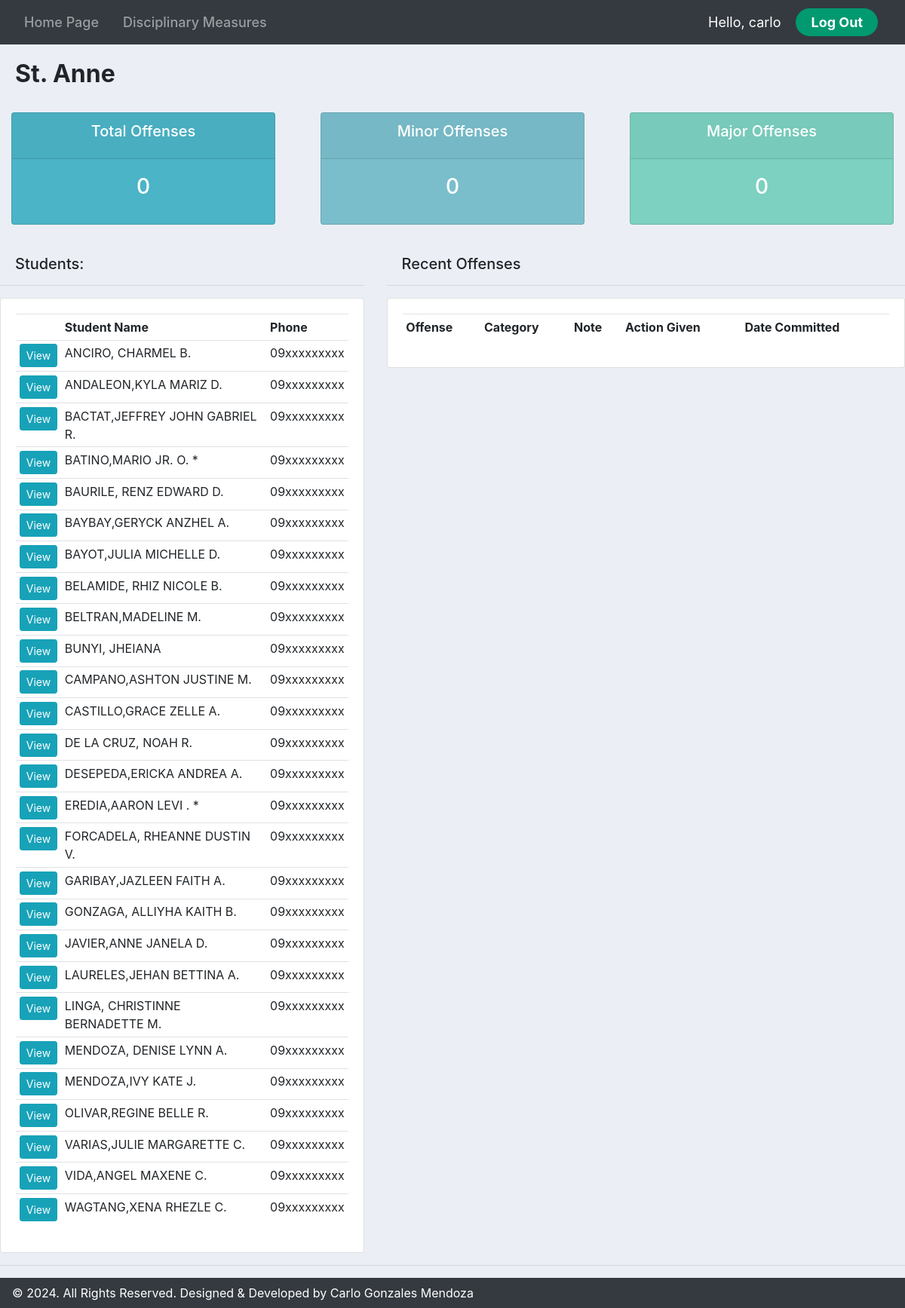
/homepage/anne/ (signed in), run on the app's committed database.
### accounts/models.py (models this page shows, shortened)
class AnneStudent(models.Model):
    name = models.CharField(max_length=200, null=True)
    phone = models.CharField(max_length=200, null=True)
    email = models.CharField(max_length=200, null=True)
    guardian = models.CharField(max_length=200, null=True)
    date_created = models.DateTimeField(auto_now_add=True, null=True)

### accounts/views.py (the view)
# urls.py: path('homepage/anne/', views.anne, name='anne'),
@login_required(login_url='login')
def anne(request):
    anneoffenses = AnneOffense.objects.all()
    annestudents = AnneStudent.objects.all()
    total_students = annestudents.count()
    total_offenses = anneoffenses.count()
    minor = anneoffenses.filter(category='Minor').count()
    major = anneoffenses.filter(category='Major').count()
    context = {'offenses' :anneoffenses, 'students': annestudents,
    'total_offenses': total_offenses, 'minor': minor, 'major': major,}
    return render(request, 'accounts/anne.html', context)

### accounts/templates/accounts/anne.html (shortened to what this page needs)
{% extends 'accounts/main.html' %}
{% block content %}
<h2 class="section">St. Anne</h2>
{% include 'accounts/status.html' %}
<br>
<div class="row">
    <div class="col-md-5">
        <h5 id="title">Students:</h5>
        <hr>
        <div class="card card-body">
            <table class="table table-sm">
                <tr>
                    <th></th>
                    <th>Student Name</th>
                    <th>Phone</th>
                </tr>
                {% for student in students %}
                <tr>
                    <td><a class="btn btn-sm btn-info" href="{% url 'anneprofile' student.id %}">View</a></td>
                    <td>{{student.name}}</td>
                    <td>{{student.phone}}</td>
                </tr>
                {% endfor %}
            </table>
        </div>
    </div>
    <div class="col-md-7">
        <h5 id="title">Recent Offenses</h5>
        <hr>
        <div class="card card-body">
        <table class="table table-sm">
            <tr>
                <th>Offense</th>
                <th>Category</th>
                <th>Note</th>
                <th>Action Given</th>
                <th>Date Committed</th>
            </tr>
        </table>
    </div>
</div>
</div>
{% endblock %}

### accounts/templates/accounts/navbar.html (shortened to what this page needs)
{% load static %}
<nav class="navbar navbar-expand-lg navbar-dark bg-dark">
    <div class="collapse navbar-collapse" id="navbarNav">
      <ul class="navbar-nav justify-content-center flex-grow-1 pe-3">
        <li class="nav-item">
          <a class="nav-link mx-lg-2" href="{% url 'homepage' %}">Home Page</a>
        </li>
        <li class="nav-item">
          <a class="nav-link mx-lg-2" href="{% url 'products' %}">Disciplinary Measures</a>
        </li>
      </ul>
    </div>
    <span class="hello-msg">Hello, {{request.user}}</span>
    <span ><a class="hello-log" href="{% url 'logout' %}">Log Out</a></span>
  </nav>

### static/css/main.css (style rules this page uses)
body { background-color: #ebeff5; }

### accounts/templates/accounts/navbar.html (style rules this page uses)
.hello-msg { font-size: 18px; color: #fff; margin-right: 20px; }
.hello-log { margin-right: 20px; background-color: #009970; color: #fff; font-size: 18px; padding: 8px 20px; border-radius: 50px; text-decoration: none; transition: 0.3s; font-weight: 700; }
.nav-link { font-size: 18px; color: #ffffff; font-weight: 500; position: relative; }
.nav-link::before { content: ""; position: absolute; bottom: 0; left: 50%; transform: translateX(-50%); width: 0%; height: 2px; background-color: #009970; visibility: hidden; transition: 0.3s ease-in-out; }

### accounts/templates/accounts/anne.html (style rules this page uses)
#title { margin-left: 20px; }
.section { font-weight: bolder; margin-top: 20px; margin-left: 20px; }

### data on the page
AnneStudent: name "ANCIRO, CHARMEL B.", phone "09xxxxxxxxx"
AnneStudent: name "ANDALEON,KYLA MARIZ D.", phone "09xxxxxxxxx"
AnneStudent: name "BACTAT,JEFFREY JOHN GABRIEL R.", phone "09xxxxxxxxx"
AnneStudent: name "BATINO,MARIO JR. O. *", phone "09xxxxxxxxx"
AnneStudent: name "BAURILE, RENZ EDWARD D.", phone "09xxxxxxxxx"
AnneStudent: name "BAYBAY,GERYCK ANZHEL A.", phone "09xxxxxxxxx"
AnneStudent: name "BAYOT,JULIA MICHELLE D.", phone "09xxxxxxxxx"
AnneStudent: name "BELAMIDE, RHIZ NICOLE B.", phone "09xxxxxxxxx"
AnneStudent: name "BELTRAN,MADELINE M.", phone "09xxxxxxxxx"
AnneStudent: name "BUNYI, JHEIANA", phone "09xxxxxxxxx"
AnneStudent: name "CAMPANO,ASHTON JUSTINE M.", phone "09xxxxxxxxx"
AnneStudent: name "CASTILLO,GRACE ZELLE A.", phone "09xxxxxxxxx"
AnneStudent: name "DE LA CRUZ, NOAH R.", phone "09xxxxxxxxx"
AnneStudent: name "DESEPEDA,ERICKA ANDREA A.", phone "09xxxxxxxxx"
AnneStudent: name "EREDIA,AARON LEVI . *", phone "09xxxxxxxxx"
AnneStudent: name "FORCADELA, RHEANNE DUSTIN V.", phone "09xxxxxxxxx"
AnneStudent: name "GARIBAY,JAZLEEN FAITH A.", phone "09xxxxxxxxx"
AnneStudent: name "GONZAGA, ALLIYHA KAITH B.", phone "09xxxxxxxxx"
AnneStudent: name "JAVIER,ANNE JANELA D.", phone "09xxxxxxxxx"
AnneStudent: name "LAURELES,JEHAN BETTINA A.", phone "09xxxxxxxxx"
AnneStudent: name "LINGA, CHRISTINNE BERNADETTE M.", phone "09xxxxxxxxx"
AnneStudent: name "MENDOZA, DENISE LYNN A.", phone "09xxxxxxxxx"
AnneStudent: name "MENDOZA,IVY KATE J.", phone "09xxxxxxxxx"
AnneStudent: name "OLIVAR,REGINE BELLE R.", phone "09xxxxxxxxx"
AnneStudent: name "VARIAS,JULIE MARGARETTE C.", phone "09xxxxxxxxx"
AnneStudent: name "VIDA,ANGEL MAXENE C.", phone "09xxxxxxxxx"
AnneStudent: name "WAGTANG,XENA RHEZLE C.", phone "09xxxxxxxxx"

### other printed values
{{ request.user }} "carlo"
{{ total_offenses }} "0"
{{ minor }} "0"
{{ major }} "0"
